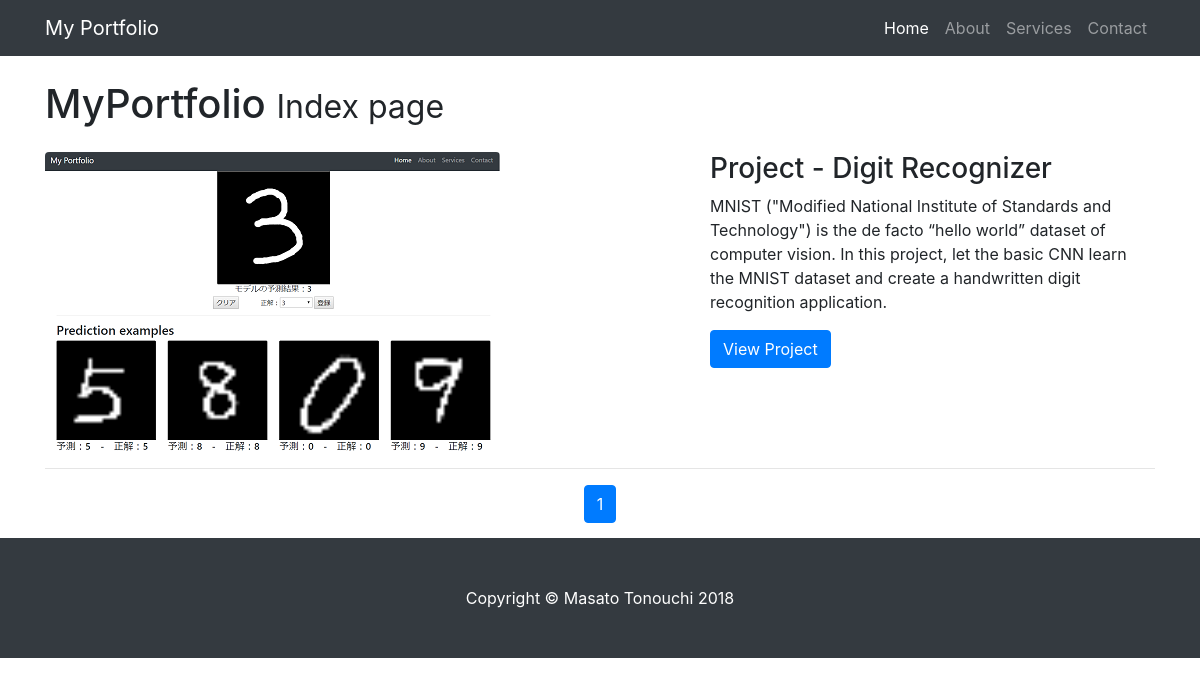
Before: /index/ with the older database file.
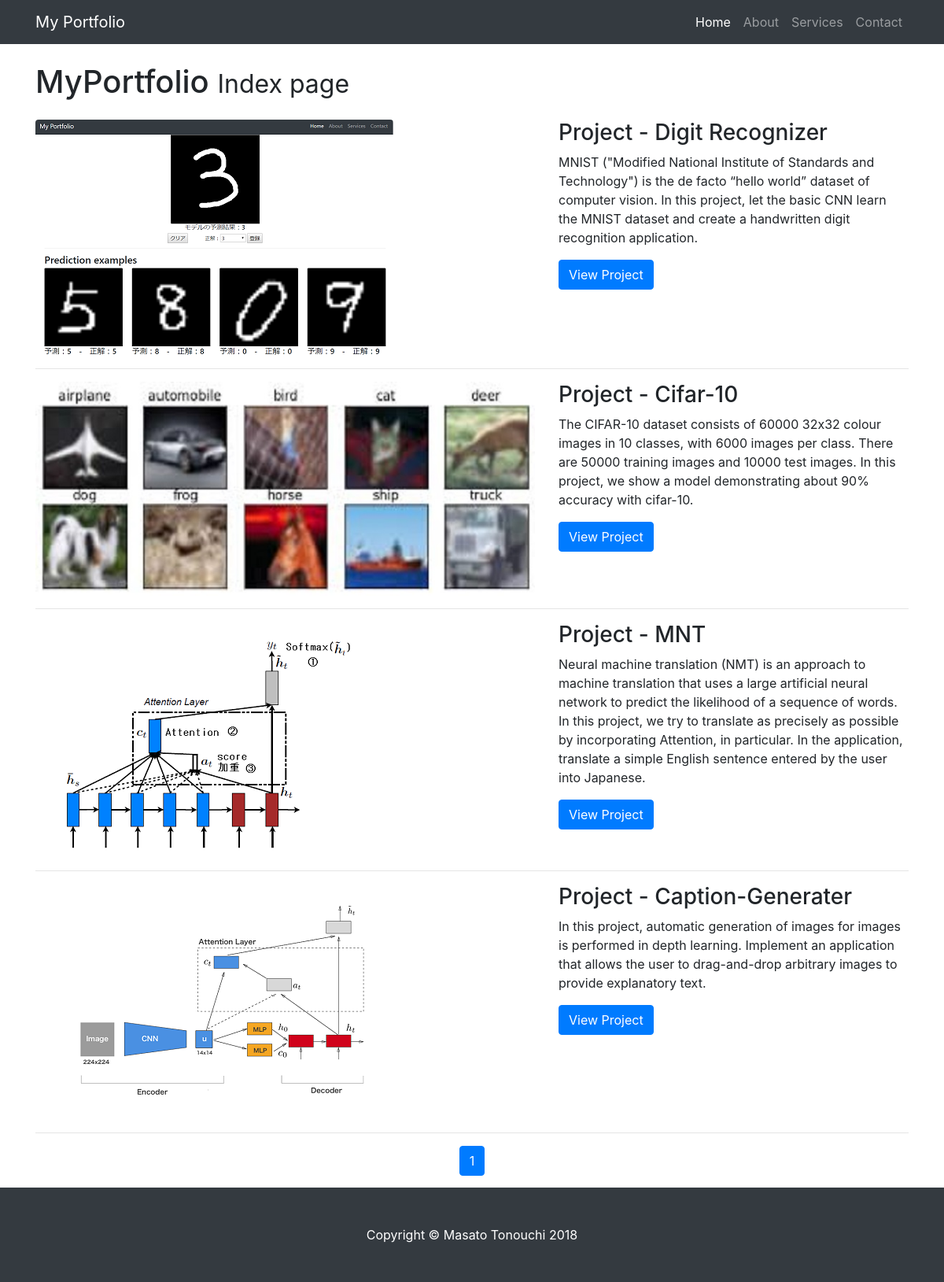
After: the same page with the newer database file.
### index/models.py (models this page shows, shortened)
class Portfolio(models.Model):
    title = models.CharField(max_length=30)
    pub_date = models.DateTimeField('date published', null=True, blank=True)
    path = models.CharField(max_length=50, null=True, blank=True)
    image = models.CharField(max_length=50)
    description = models.CharField(max_length=400)

### index/views.py (the view)
# urls.py: path('', views.IndexView.as_view(), name='index'),
class IndexView(generic.ListView):
    model = Portfolio
    template_name = 'index/index.html'
    context_object_name = 'artifacts_list'
    paginate_by = 4

### index/templates/index/index.html (shortened to what this page needs)
{% extends 'index/base.html' %}
{% load static %}
{% block h1 %}MyPortfolio{% endblock %}
{% block date %}Index page{% endblock %}
  {% block body %}
      {% for artifact in artifacts_list %}
      <div class="row">
        <div class="col-md-7">
          <a class="project-link" href="{% url artifact.path %}">
            <img class="img-fluid rounded mb-3 mb-md-0" src="{% static artifact.image %}" alt="{{ artifact.title }}" onerror="this.src='http://placehold.it/700x300'" >
          </a>
        </div>
        <div class="col-md-5">
          <h3>Project - {{ artifact.title }}</h3>
          <p>{{ artifact.description }}</p>
          <a class="btn btn-primary" href="{% url artifact.path %}">View Project</a>
        </div>
      </div>
      <hr>
      {% endfor %}
      <nav aria-label="Page navigation">
      <ul class="pagination justify-content-center">
        {% for link_page in page_obj.paginator.page_range %}
          {% if link_page == page_obj.number %}
          <li class="page-item active">
            <a class="page-link" href="?page={{ link_page }}">
              {{ link_page }}
            </a>
          </li>
          {% else %}
          <li class="page-item">
            <a class="page-link" href="?page={{ link_page }}">
              {{ link_page }}
            </a>
          </li>
          {% endif %}
        {% endfor %}
      </ul>
      </nav>
  {% endblock %}

### index/templates/index/base.html (shortened to what this page needs)
<!DOCTYPE html>
<html lang="en">
{% load static %}
  <head>
      <link rel="stylesheet" type="text/css" href="{% static 'index/bootstrap/vendor/bootstrap/css/bootstrap.min.css' %}" />
    <link rel="stylesheet" type="text/css" href="{% static 'index/bootstrap/css/1-col-portfolio.css' %}" />
  </head>
  <body>
    <nav class="navbar navbar-expand-lg navbar-dark bg-dark fixed-top">
      <div class="container">
        <a class="navbar-brand" href="{% url 'index:index' %}?page=1">My Portfolio</a>
        <div class="collapse navbar-collapse" id="navbarResponsive">
          <ul class="navbar-nav ml-auto">
            <li class="nav-item active">
              <a class="nav-link" href="{% url 'index:index' %}?page=1">Home
              </a>
            </li>
            <li class="nav-item">
              <a class="nav-link" href="{% url 'index:ComingSoon' %}">About</a>
            </li>
            <li class="nav-item">
              <a class="nav-link" href="{% url 'index:ComingSoon' %}">Services</a>
            </li>
            <li class="nav-item">
              <a class="nav-link" href="{% url 'index:ComingSoon' %}">Contact</a>
            </li>
          </ul>
        </div>
      </div>
    </nav>
    <div class="container">
      <h1 class="my-4">{% block h1 %}{% endblock %}
        <small>{% block date %}{% endblock %}</small>
      </h1>
      {% block body %}
      {% endblock %}
    </div>
    <footer class="py-5 bg-dark">
      <div class="container">
        <p class="m-0 text-center text-white">Copyright &copy; Masato Tonouchi 2018</p>
      </div>
    </footer>
  </body>
</html>

Changed rows visible on the page:
added Portfolio: image (picture), title "Cifar-10", description "The CIFAR-10 dataset consists of 60000 32x32 colour images in 10 classes, with 6000 images per class. There are 50000 training images and 10000 test images. In this project, we show a model demonstrating about 90% accuracy with cifar-10."
added Portfolio: image (picture), title "MNT", description "Neural machine translation (NMT) is an approach to machine translation that uses a large artificial neural network to predict the likelihood of a sequence of words. In this project, we try to translate as precisely as possible by incorporating Attention, in particular. In the application, translate a simple English sentence entered by the user into Japanese."
added Portfolio: image (picture), title "Caption-Generater", description "In this project, automatic generation of images for images is performed in depth learning. Implement an application that allows the user to drag-and-drop arbitrary images to provide explanatory text."
